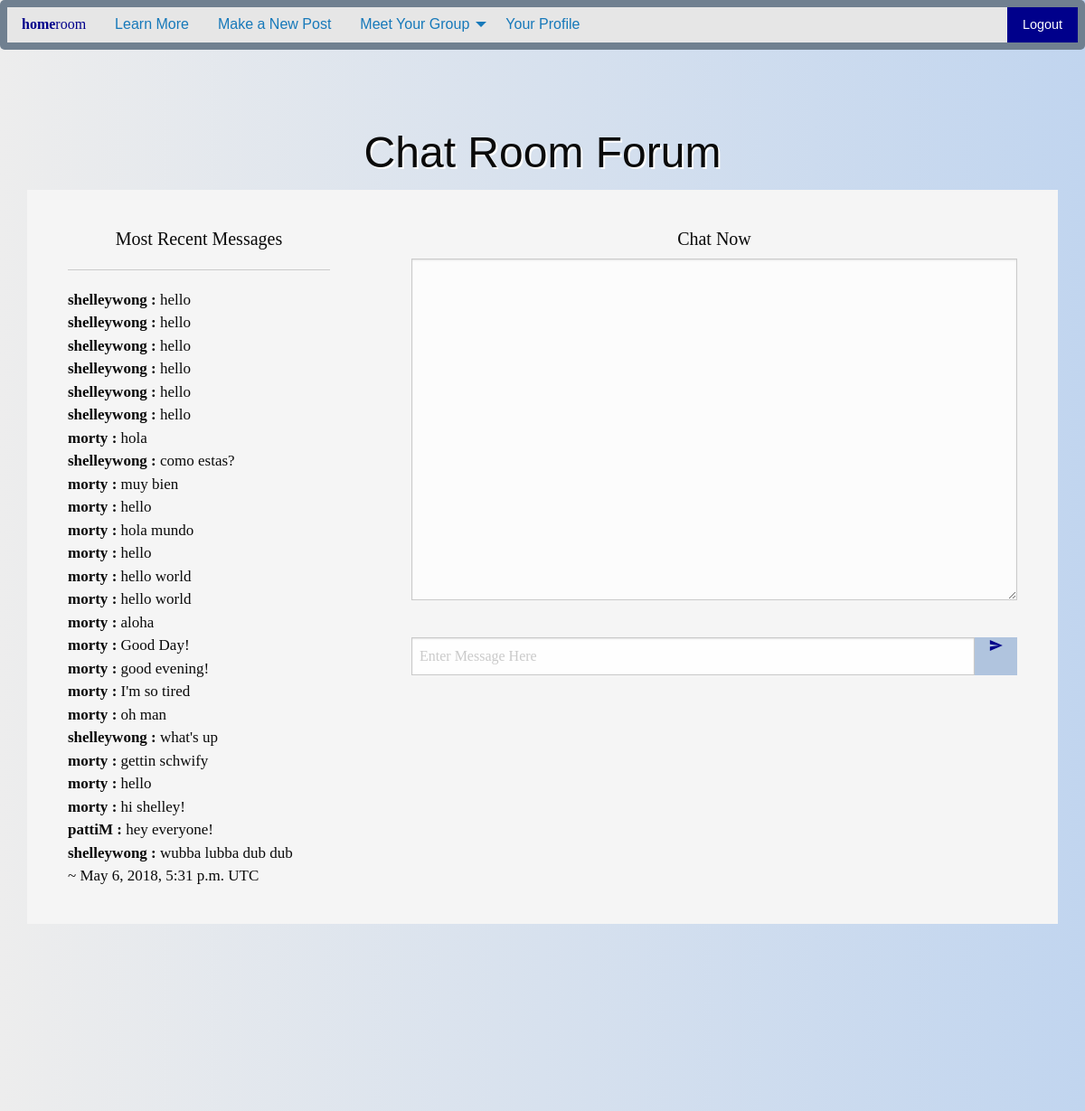
The page /chat/chatroom/ (signed in, upper part) on the database as committed earlier.
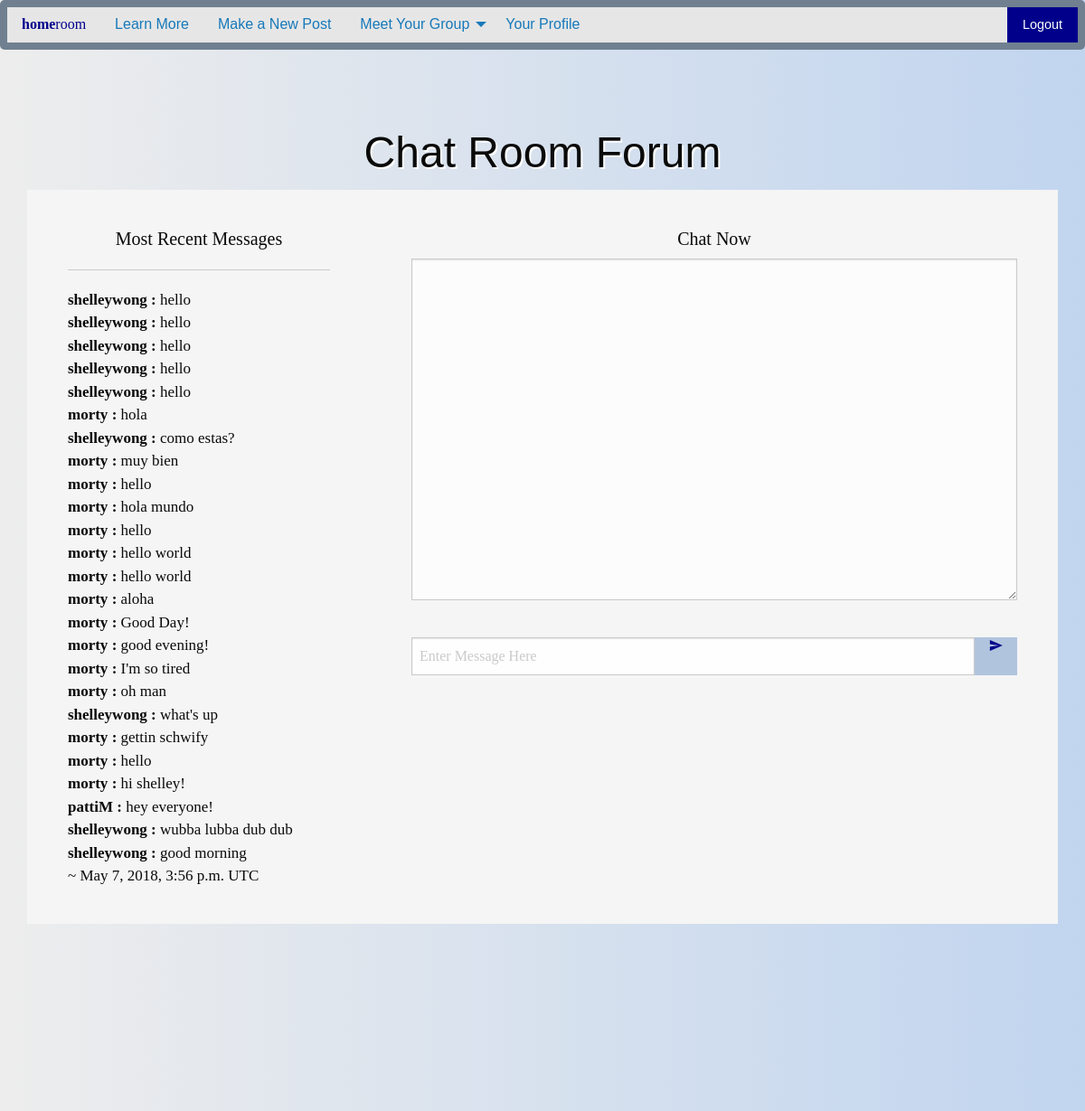
The same page on the database as committed later.
### myapp/models.py (models this page shows, shortened)
class Chat_Model(models.Model):
    author = models.ForeignKey(
        User,
        on_delete=models.CASCADE
    )
    message = models.TextField()
    message_html = models.TextField()
    created_on = models.DateTimeField(auto_now_add=True, blank=True)

### myapp/views.py (the view)
# urls.py: path('chat/chatroom/', views.chatroom, name='chatroom'),
@login_required(login_url='/login/')
def chatroom(request):
    chat_queryset = Chat_Model.objects.order_by("-created_on")[:25]
    chat_message_count = len(chat_queryset)
    if chat_message_count > 0:
        first_message_id = chat_queryset[len(chat_queryset)-1].id
    else:
        first_message_id = -1
    previous_id = -1
    if first_message_id != -1:
        try:
            previous_id = Chat_Model.objects.filter(pk__lt=first_message_id).order_by("-pk")[:1][0].id
        except IndexError:
            previous_id = -1
    chat_messages = reversed(chat_queryset)
    most_recent = chat_queryset[0]
    u = User.objects.get(username=request.user)
    current_user = u.first_name
    user_list = User.objects.all()
    student_list = Student_Model.objects.all()
    context = {
        'most_recent':most_recent,
        'chat_messages': chat_messages,
        'first_message_id' : previous_id,
        'current_user':mark_safe(json.dumps(current_user)),
        'user_list':user_list,
        'student_list':student_list
    }
    return render(request, "chat/chatroom.html",context)

### myapp/templates/chat/chatroom.html (shortened to what this page needs)
{% extends "base.html" %}
{% load static %}
{% block body %}
  <div class="grid-container" id="main-body">
    <div class="grid-y medium-grid-frame">
      <div class="cell shrink header medium-cell-block-container">
        <h1 class="text-center sans-serif-text shadowed">Chat Room Forum</h1>
      </div>
      <div class="cell medium-auto medium-cell-block-container">
        <div class="grid-x grid-padding-x">
          <div class="cell medium-4 medium-cell-block-y main-text">
            <div class="main-text serif-text">
              <h5 class="serif-text text-center">Most Recent Messages</h5>
              <hr>
              {% for message in chat_messages %}
                <strong>{{ message.author }} : </strong>
                {{ message.message_html|safe }}
                <br>
              {% endfor %}
              ~ {{ most_recent.created_on }} UTC
            </div>
          </div>
          <div class="cell medium-8 medium-cell-block-y main-text">
            <div class="main-text serif-text">
              <h5 class="serif-text text-center">Chat Now</h5>
                <textarea readonly id="chat-log" cols="100" rows="15"></textarea>
                <br>
                <div class="serif-text input-group">
                  <input id="chat-message-input" type="text" size="100"
                    class="input-group-field searchfield"
                    style="font-size:16px;" placeholder="Enter Message Here">
                  <button id="chat-message-submit"
                    class="input-group-button button buttonL" value="Send">
                    <i class="material-icons" style="font-size:16px;">send</i>
                  </button>
                </div>
            </div>
          </div>
        </div>
      </div>
    </div>
  </div>
{% endblock %}

Rows that differ between the two databases and show on the page:
no longer on this page (row unchanged): Chat_Model: author "shelleywong", message_html "hello"
added Chat_Model: author "shelleywong", message_html "good morning", created_on "May 7, 2018, 3:56 p.m."
Other text that changed with them:
{{ most_recent.created_on }}: "May 6, 2018, 5:31 p.m." → "May 7, 2018, 3:56 p.m."
